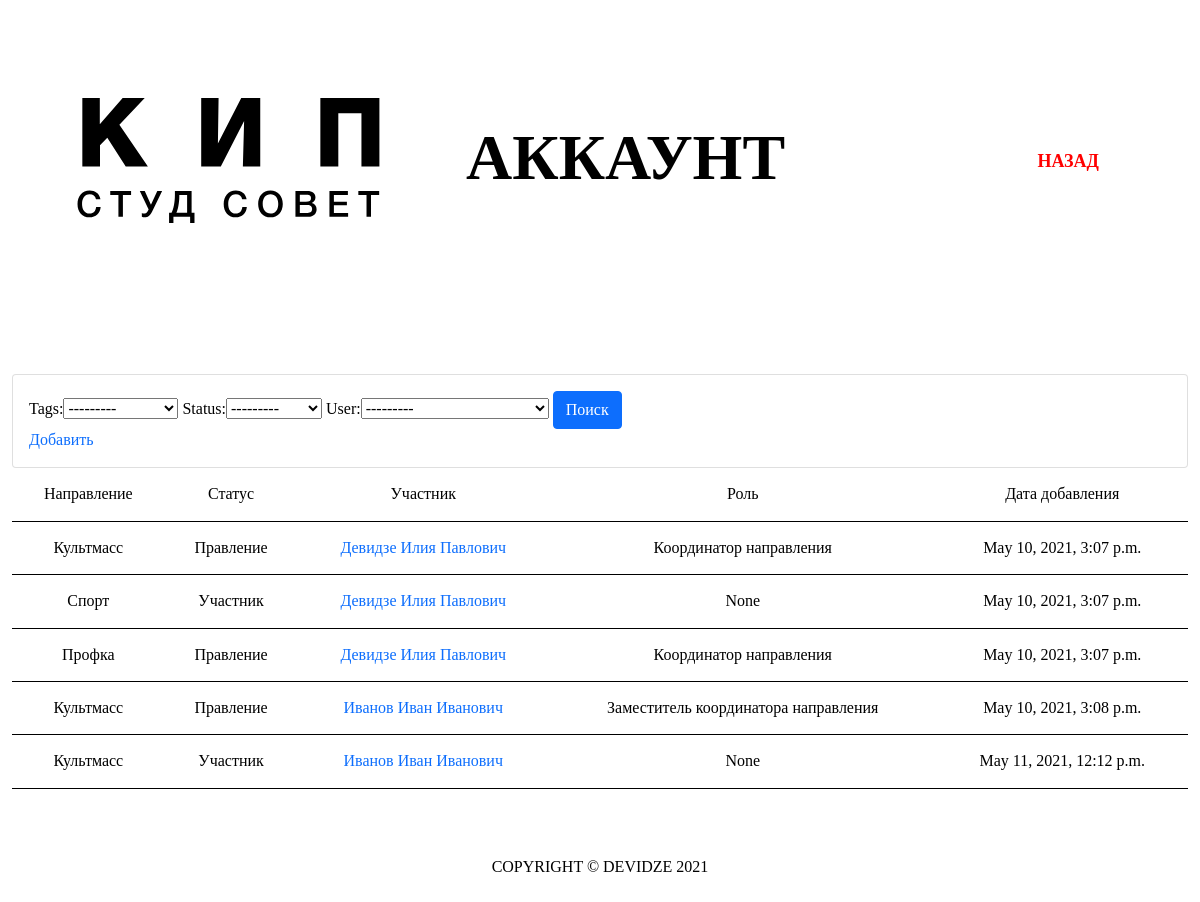
The page /admin_users/ (signed in) on the database as committed earlier.
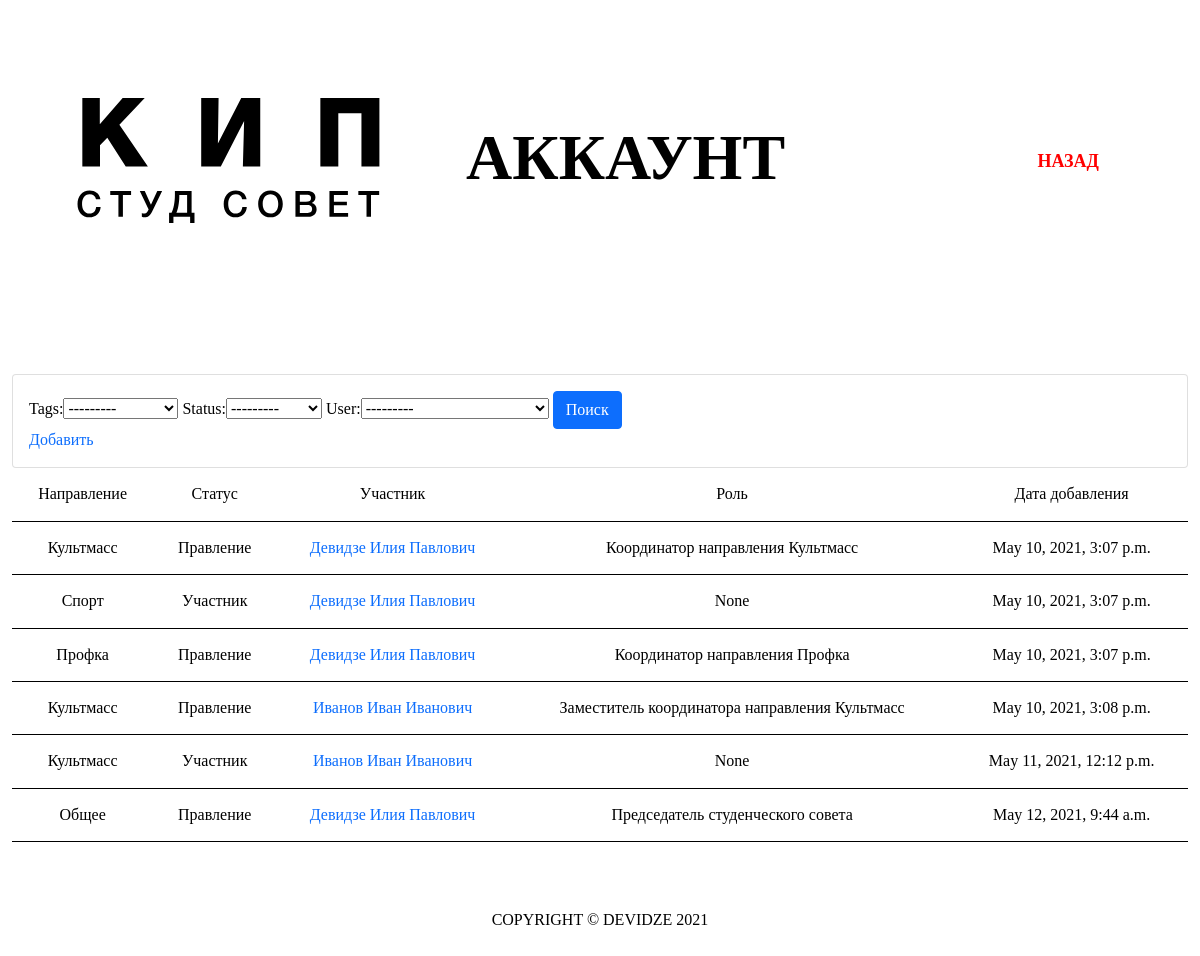
The same page on the database as committed later.
### accounts/models.py (models this page shows, shortened)
class ListDirection(models.Model):
    STATUS = (
            ('Участник', 'Участник'),
            ('Правление', 'Правление')
    )
    tags        = models.ForeignKey(Tag, null=True, on_delete=models.SET_NULL)
    user        = models.ForeignKey(Student, null=True, on_delete=models.SET_NULL)
    status      = models.CharField(max_length=200, blank=True, null=True, choices=STATUS)
    role        = models.CharField(max_length=200, blank=True, null=True)
    date_created= models.DateTimeField(auto_now_add=True, null=True)

class Tag(models.Model):
    name        = models.CharField(max_length=200, null=True)
    def __str__(self):
        return self.name

class Student(models.Model):
    user        = models.OneToOneField(User, null=True, on_delete=models.CASCADE)
    group       = models.ForeignKey(Company, null=True, on_delete=models.SET_NULL)
    fio         = models.CharField(max_length=200, null=True)
    email       = models.CharField(max_length=200, null=True)
    phone       = models.CharField(max_length=200, null=True)
    birthday    = models.DateField(null=True)
    profile_pic = models.ImageField(default='avatar.png', null=True, blank=True)
    vk_url      = models.CharField(max_length=200, blank=True, null=True)
    instagram_url   = models.CharField(max_length=200, blank=True, null=True)
    date_created= models.DateTimeField(auto_now_add=True, null=True)
    def __str__(self):
        return self.fio

### accounts/views.py (the view)
# urls.py: path('admin_users/', views.adminUsers, name="admin_users"),
def adminUsers(request):
    account = request.user.student
    users = ListDirection.objects.all()
    myFilter = AdminUserFilter(request.GET, queryset = users)
    users = myFilter.qs
    context = {
        'account':account,
        'users':users,
        'myFilter':myFilter
    }
    return render(request, 'accounts/auth/admin_users.html', context)

### accounts/templates/accounts/auth/admin_users.html (shortened to what this page needs)
{% extends 'accounts/auth/main_user.html' %}
{% load static %}
{% block content %}
<div class="container-fluid header-user">
    <section class="header row">
        <nav class="navbar navbar-expand-xl navbar-light">
            <div class="container-fluid header-navs">
                <a class="navbar-brand" href="{% url 'main' %}"><img class="header-logo" src="{% static '/images/logo.svg' %}" alt="logo"></a>
                <div class="collapse navbar-collapse" id="navbarSupportedContent">
                    <h1><div class="promo-header" style="margin-left: 10vh;">Аккаунт</div></h1>
                    <ul class="navbar-nav me-auto mb-2 mb-lg-0 nav-items">
                        <li class="nav-item">
                            <a class="nav-link" href="{% url 'main_user' %}">Назад</a>
                        </li>
                    </ul>
                </div>
            </div>
        </nav>
    </section>
</div>
<div class="row">
	<div class="col">
		<div class="card card-body">
			<form method="get">
				{{myFilter.form}}
		        <button class="btn btn-primary" type="submit">Поиск</button>
            </form>
            <a href="">Добавить</a>
		</div>
	</div>
</div>
<table>
    <tr>
        <th>Направление</th>
        <th>Статус</th>
        <th>Участник</th>
        <th>Роль</th>
        <th>Дата добавления</th>
    </tr>
    {% for user in users %}
                <tr>
                    <td>{{user.tags}}</td>
                    <td>{{user.status}}</td>
                    {% if user.user == account %}
                        <td><a href="{% url 'main_user' %}">{{user.user}}</a></td>
                    {% else %}
                        <td><a href="{% url 'admin_lookuser' user.user.fio %}">{{user.user}}</a></td>
                    {% endif %}
                    <td>{{user.role}}</td>
                    <td>{{user.date_created}}</td>
                </tr>
    {% endfor %}
</table>
<br>
<br>
<br>
{% endblock %}

Rows that differ between the two databases and show on the page:
changed ListDirection: role "Координатор направления" → "Координатор направления Культмасс"
changed ListDirection "Профка": role "Координатор направления" → "Координатор направления Профка"
changed ListDirection: role "Заместитель координатора направления" → "Заместитель координатора направления Культмасс"
added ListDirection: tags "Общее", status "Правление", user "Девидзе Илия Павлович", role "Председатель студенческого совета", date_created "May 12, 2021, 9:44 a.m."
